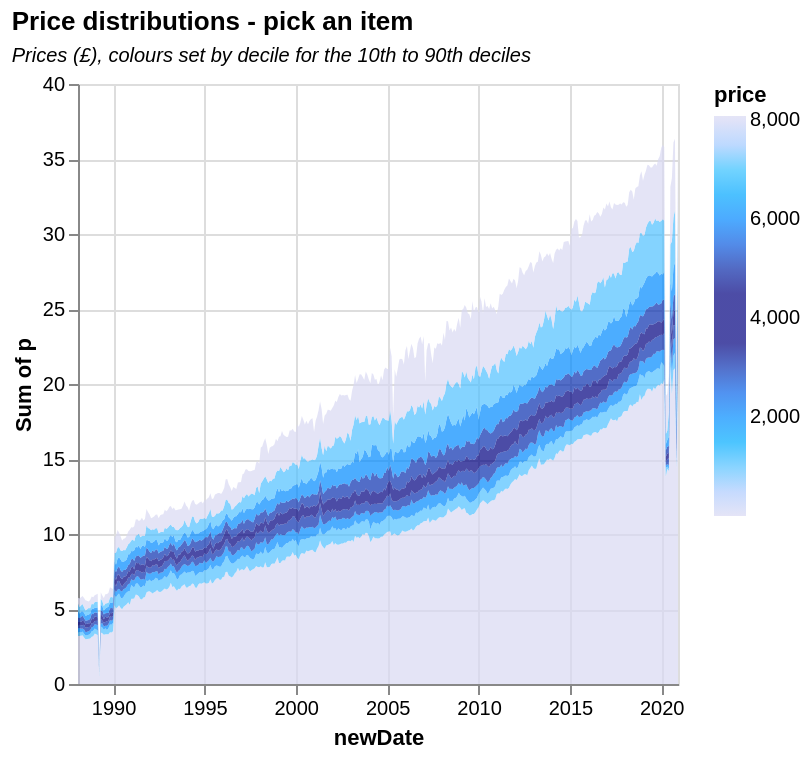

Vega-Lite specification for this chart:
### Vega-Lite specification from a JSON file in a GitHub repository (floating-point values rounded to 4 significant figures; data arrays with more than 128 entries replaced by an {"elided": "..."} marker saying what was removed)
{"$schema": "https://vega.github.io/schema/vega-lite/v5.json", "title": {"text": "Price distributions - pick an item", "subtitle": ["Prices (£), colours set by decile for the 10th to 90th deciles"], "subtitleFontStyle": "italic", "subtitleFontSize": 10, "subtitlePadding": 5, "anchor": "start", "color": "black"}, "width": 300, "height": 300, "data": {"values": {"elided": "13896 records"}, "format": {"parse": {"price": "string", "newDate": "date"}}}, "transform": [{"filter": {"field": "price", "oneOf": ["10", "1020", "2030", "3040", "4050", "5060", "6070", "7080", "8090"]}}], "mark": {"type": "area", "orient": "vertical", "opacity": 0.7}, "encoding": {"x": {"field": "newDate", "type": "temporal"}, "y": {"aggregate": "sum", "field": "p", "type": "quantitative"}, "color": {"field": "price", "scale": {"range": ["#D9D9F3", "#00BFFF", "#0276FD", "#000080", "#000080", "#0276FD", "#00BFFF", "#D9D9F3"]}, "type": "quantitative"}, "order": {"field": "price", "type": "quantitative"}}, "resolve": {"scale": {"y": "independent"}}}
